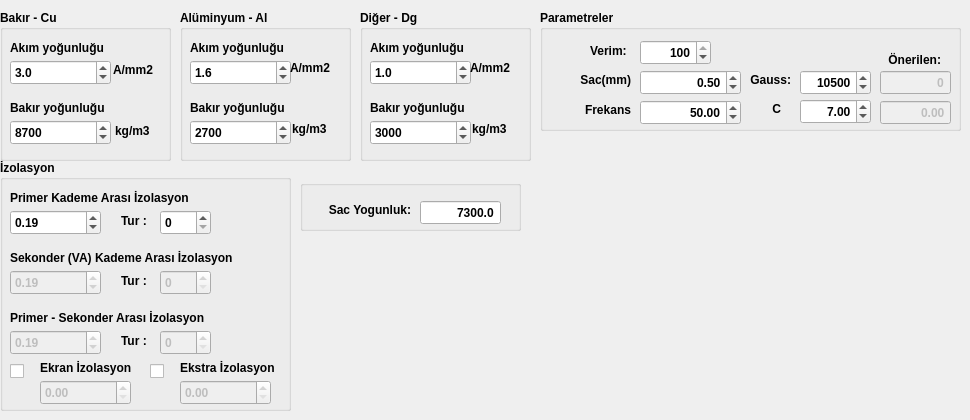
    <widget class="QWidget" name="izolasyon_m_h">
     <widget class="QGroupBox" name="groupBox_17">
      <property name="geometry">
       <rect>
        <x>0</x>
        <y>160</y>
        <width>291</width>
        <height>251</height>
       </rect>
      </property>
      <property name="font">
       <font>
        <weight>75</weight>
        <bold>true</bold>
       </font>
      </property>
      <property name="title">
       <string>İzolasyon</string>
      </property>
      <widget class="QDoubleSpinBox" name="doubleSpinBox_primer_izo_deg">
       <property name="geometry">
        <rect>
         <x>10</x>
         <y>50</y>
         <width>91</width>
         <height>25</height>
        </rect>
       </property>
       <property name="value">
        <double>0.190000000000000</double>
       </property>
      </widget>
      <widget class="QLabel" name="label_78">
       <property name="geometry">
        <rect>
         <x>10</x>
         <y>30</y>
         <width>211</width>
         <height>16</height>
        </rect>
       </property>
       <property name="text">
        <string>Primer Kademe Arası İzolasyon</string>
       </property>
      </widget>
      <widget class="QDoubleSpinBox" name="doubleSpinBox_sekonder_izo_deg">
       <property name="enabled">
        <bool>false</bool>
       </property>
       <property name="geometry">
        <rect>
         <x>10</x>
         <y>110</y>
         <width>91</width>
         <height>25</height>
        </rect>
       </property>
       <property name="value">
        <double>0.190000000000000</double>
       </property>
      </widget>
      <widget class="QLabel" name="label_79">
       <property name="geometry">
        <rect>
         <x>10</x>
         <y>90</y>
         <width>261</width>
         <height>16</height>
        </rect>
       </property>
       <property name="text">
        <string>Sekonder (VA) Kademe Arası İzolasyon</string>
       </property>
      </widget>
      <widget class="QDoubleSpinBox" name="doubleSpinBox_pri_sek_izo_deg">
       <property name="enabled">
        <bool>false</bool>
       </property>
       <property name="geometry">
        <rect>
         <x>10</x>
         <y>170</y>
         <width>91</width>
         <height>25</height>
        </rect>
       </property>
       <property name="value">
        <double>0.190000000000000</double>
       </property>
      </widget>
      <widget class="QLabel" name="label_80">
       <property name="geometry">
        <rect>
         <x>10</x>
         <y>150</y>
         <width>291</width>
         <height>16</height>
        </rect>
       </property>
       <property name="text">
        <string>Primer - Sekonder Arası İzolasyon</string>
       </property>
      </widget>
      <widget class="QLabel" name="label_81">
       <property name="geometry">
        <rect>
         <x>40</x>
         <y>200</y>
         <width>111</width>
         <height>16</height>
        </rect>
       </property>
       <property name="text">
        <string>Ekran İzolasyon</string>
       </property>
      </widget>
      <widget class="QDoubleSpinBox" name="doubleSpinBox_ekran_izo_deg">
       <property name="enabled">
        <bool>false</bool>
       </property>
       <property name="geometry">
        <rect>
         <x>40</x>
         <y>220</y>
         <width>91</width>
         <height>25</height>
        </rect>
       </property>
       <property name="value">
        <double>0.000000000000000</double>
       </property>
      </widget>
      <widget class="QDoubleSpinBox" name="doubleSpinBox_ekstra_izo_deg">
       <property name="enabled">
        <bool>false</bool>
       </property>
       <property name="geometry">
        <rect>
         <x>180</x>
         <y>220</y>
         <width>91</width>
         <height>25</height>
        </rect>
       </property>
       <property name="value">
        <double>0.000000000000000</double>
       </property>
      </widget>
      <widget class="QLabel" name="label_82">
       <property name="geometry">
        <rect>
         <x>180</x>
         <y>200</y>
         <width>111</width>
         <height>16</height>
        </rect>
       </property>
       <property name="text">
        <string>Ekstra İzolasyon</string>
       </property>
      </widget>
      <widget class="QDoubleSpinBox" name="doubleSpinBox_primer_izo_tur">
       <property name="geometry">
        <rect>
         <x>160</x>
         <y>50</y>
         <width>51</width>
         <height>25</height>
        </rect>
       </property>
       <property name="decimals">
        <number>0</number>
       </property>
      </widget>
      <widget class="QLabel" name="label_83">
       <property name="geometry">
        <rect>
         <x>121</x>
         <y>53</y>
         <width>31</width>
         <height>16</height>
        </rect>
       </property>
       <property name="text">
        <string>Tur : </string>
       </property>
      </widget>
      <widget class="QDoubleSpinBox" name="doubleSpinBox_sekonder_izo_tur">
       <property name="enabled">
        <bool>false</bool>
       </property>
       <property name="geometry">
        <rect>
         <x>160</x>
         <y>110</y>
         <width>51</width>
         <height>25</height>
        </rect>
       </property>
       <property name="decimals">
        <number>0</number>
       </property>
      </widget>
      <widget class="QLabel" name="label_114">
       <property name="geometry">
        <rect>
         <x>121</x>
         <y>113</y>
         <width>31</width>
         <height>16</height>
        </rect>
       </property>
       <property name="text">
        <string>Tur : </string>
       </property>
      </widget>
      <widget class="QDoubleSpinBox" name="doubleSpinBox_pri_sek_izo_tur">
       <property name="enabled">
        <bool>false</bool>
       </property>
       <property name="geometry">
        <rect>
         <x>160</x>
         <y>170</y>
         <width>51</width>
         <height>25</height>
        </rect>
       </property>
       <property name="decimals">
        <number>0</number>
       </property>
      </widget>
      <widget class="QLabel" name="label_166">
       <property name="geometry">
        <rect>
         <x>121</x>
         <y>173</y>
         <width>31</width>
         <height>16</height>
        </rect>
       </property>
       <property name="text">
        <string>Tur : </string>
       </property>
      </widget>
      <widget class="QCheckBox" name="checkBox_ekran_sec">
       <property name="geometry">
        <rect>
         <x>10</x>
         <y>200</y>
         <width>31</width>
         <height>22</height>
        </rect>
       </property>
       <property name="text">
        <string/>
       </property>
      </widget>
      <widget class="QCheckBox" name="checkBox_ekstra">
       <property name="geometry">
        <rect>
         <x>150</x>
         <y>200</y>
         <width>31</width>
         <height>22</height>
        </rect>
       </property>
       <property name="text">
        <string/>
       </property>
      </widget>
     </widget>
     <widget class="QGroupBox" name="groupBox_3">
      <property name="geometry">
       <rect>
        <x>540</x>
        <y>10</y>
        <width>421</width>
        <height>121</height>
       </rect>
      </property>
      <property name="font">
       <font>
        <weight>75</weight>
        <bold>true</bold>
       </font>
      </property>
      <property name="title">
       <string>Parametreler</string>
      </property>
      <widget class="QDoubleSpinBox" name="doubleSpinBox_sac">
       <property name="geometry">
        <rect>
         <x>100</x>
         <y>60</y>
         <width>101</width>
         <height>25</height>
        </rect>
       </property>
       <property name="font">
        <font>
         <weight>75</weight>
         <bold>true</bold>
        </font>
       </property>
       <property name="layoutDirection">
        <enum>Qt::LeftToRight</enum>
       </property>
       <property name="autoFillBackground">
        <bool>false</bool>
       </property>
       <property name="alignment">
        <set>Qt::AlignRight|Qt::AlignTrailing|Qt::AlignVCenter</set>
       </property>
       <property name="value">
        <double>0.500000000000000</double>
       </property>
      </widget>
      <widget class="QLabel" name="label_4">
       <property name="geometry">
        <rect>
         <x>20</x>
         <y>60</y>
         <width>71</width>
         <height>20</height>
        </rect>
       </property>
       <property name="text">
        <string>Sac(mm)</string>
       </property>
       <property name="alignment">
        <set>Qt::AlignRight|Qt::AlignTrailing|Qt::AlignVCenter</set>
       </property>
      </widget>
      <widget class="QLabel" name="label_5">
       <property name="geometry">
        <rect>
         <x>200</x>
         <y>60</y>
         <width>51</width>
         <height>20</height>
        </rect>
       </property>
       <property name="layoutDirection">
        <enum>Qt::RightToLeft</enum>
       </property>
       <property name="text">
        <string>Gauss:</string>
       </property>
       <property name="alignment">
        <set>Qt::AlignRight|Qt::AlignTrailing|Qt::AlignVCenter</set>
       </property>
      </widget>
      <widget class="QDoubleSpinBox" name="doubleSpinBox_gauss">
       <property name="geometry">
        <rect>
         <x>260</x>
         <y>60</y>
         <width>71</width>
         <height>25</height>
        </rect>
       </property>
       <property name="font">
        <font>
         <weight>75</weight>
         <bold>true</bold>
        </font>
       </property>
       <property name="layoutDirection">
        <enum>Qt::LeftToRight</enum>
       </property>
       <property name="autoFillBackground">
        <bool>false</bool>
       </property>
       <property name="alignment">
        <set>Qt::AlignRight|Qt::AlignTrailing|Qt::AlignVCenter</set>
       </property>
       <property name="decimals">
        <number>0</number>
       </property>
       <property name="maximum">
        <double>99999.000000000000000</double>
       </property>
       <property name="value">
        <double>10500.000000000000000</double>
       </property>
      </widget>
      <widget class="QDoubleSpinBox" name="doubleSpinBox_frekans">
       <property name="geometry">
        <rect>
         <x>100</x>
         <y>90</y>
         <width>101</width>
         <height>25</height>
        </rect>
       </property>
       <property name="font">
        <font>
         <weight>75</weight>
         <bold>true</bold>
        </font>
       </property>
       <property name="layoutDirection">
        <enum>Qt::LeftToRight</enum>
       </property>
       <property name="autoFillBackground">
        <bool>false</bool>
       </property>
       <property name="alignment">
        <set>Qt::AlignRight|Qt::AlignTrailing|Qt::AlignVCenter</set>
       </property>
       <property name="value">
        <double>50.000000000000000</double>
       </property>
      </widget>
      <widget class="QLabel" name="label_6">
       <property name="geometry">
        <rect>
         <x>30</x>
         <y>90</y>
         <width>61</width>
         <height>20</height>
        </rect>
       </property>
       <property name="text">
        <string>Frekans</string>
       </property>
       <property name="alignment">
        <set>Qt::AlignRight|Qt::AlignTrailing|Qt::AlignVCenter</set>
       </property>
      </widget>
      <widget class="QLabel" name="label_7">
       <property name="geometry">
        <rect>
         <x>190</x>
         <y>89</y>
         <width>51</width>
         <height>20</height>
        </rect>
       </property>
       <property name="layoutDirection">
        <enum>Qt::RightToLeft</enum>
       </property>
       <property name="text">
        <string>C</string>
       </property>
       <property name="alignment">
        <set>Qt::AlignRight|Qt::AlignTrailing|Qt::AlignVCenter</set>
       </property>
      </widget>
      <widget class="QDoubleSpinBox" name="doubleSpinBox_c">
       <property name="geometry">
        <rect>
         <x>260</x>
         <y>89</y>
         <width>71</width>
         <height>25</height>
        </rect>
       </property>
       <property name="font">
        <font>
         <weight>75</weight>
         <bold>true</bold>
        </font>
       </property>
       <property name="layoutDirection">
        <enum>Qt::LeftToRight</enum>
       </property>
       <property name="autoFillBackground">
        <bool>false</bool>
       </property>
       <property name="alignment">
        <set>Qt::AlignRight|Qt::AlignTrailing|Qt::AlignVCenter</set>
       </property>
       <property name="value">
        <double>7.000000000000000</double>
       </property>
      </widget>
      <widget class="QDoubleSpinBox" name="doubleSpinBox_c2">
       <property name="enabled">
        <bool>false</bool>
       </property>
       <property name="geometry">
        <rect>
         <x>340</x>
         <y>90</y>
         <width>71</width>
         <height>25</height>
        </rect>
       </property>
       <property name="font">
        <font>
         <weight>75</weight>
         <bold>true</bold>
        </font>
       </property>
       <property name="layoutDirection">
        <enum>Qt::LeftToRight</enum>
       </property>
       <property name="autoFillBackground">
        <bool>false</bool>
       </property>
       <property name="alignment">
        <set>Qt::AlignRight|Qt::AlignTrailing|Qt::AlignVCenter</set>
       </property>
       <property name="buttonSymbols">
        <enum>QAbstractSpinBox::NoButtons</enum>
       </property>
      </widget>
      <widget class="QDoubleSpinBox" name="doubleSpinBox_gauss2">
       <property name="enabled">
        <bool>false</bool>
       </property>
       <property name="geometry">
        <rect>
         <x>340</x>
         <y>60</y>
         <width>71</width>
         <height>25</height>
        </rect>
       </property>
       <property name="font">
        <font>
         <weight>75</weight>
         <bold>true</bold>
        </font>
       </property>
       <property name="layoutDirection">
        <enum>Qt::LeftToRight</enum>
       </property>
       <property name="autoFillBackground">
        <bool>false</bool>
       </property>
       <property name="alignment">
        <set>Qt::AlignRight|Qt::AlignTrailing|Qt::AlignVCenter</set>
       </property>
       <property name="buttonSymbols">
        <enum>QAbstractSpinBox::NoButtons</enum>
       </property>
       <property name="decimals">
        <number>0</number>
       </property>
       <property name="maximum">
        <double>999999.000000000000000</double>
       </property>
      </widget>
      <widget class="QLabel" name="label_113">
       <property name="geometry">
        <rect>
         <x>340</x>
         <y>40</y>
         <width>61</width>
         <height>20</height>
        </rect>
       </property>
       <property name="layoutDirection">
        <enum>Qt::RightToLeft</enum>
       </property>
       <property name="text">
        <string>Önerilen:</string>
       </property>
       <property name="alignment">
        <set>Qt::AlignRight|Qt::AlignTrailing|Qt::AlignVCenter</set>
       </property>
      </widget>
      <widget class="QLabel" name="label_59">
       <property name="geometry">
        <rect>
         <x>50</x>
         <y>30</y>
         <width>41</width>
         <height>21</height>
        </rect>
       </property>
       <property name="text">
        <string>Verim:</string>
       </property>
      </widget>
      <widget class="QDoubleSpinBox" name="doubleSpinBox_karkas_verim">
       <property name="geometry">
        <rect>
         <x>100</x>
         <y>30</y>
         <width>71</width>
         <height>25</height>
        </rect>
       </property>
       <property name="font">
        <font>
         <weight>75</weight>
         <bold>true</bold>
        </font>
       </property>
       <property name="layoutDirection">
        <enum>Qt::LeftToRight</enum>
       </property>
       <property name="autoFillBackground">
        <bool>false</bool>
       </property>
       <property name="alignment">
        <set>Qt::AlignRight|Qt::AlignTrailing|Qt::AlignVCenter</set>
       </property>
       <property name="decimals">
        <number>0</number>
       </property>
       <property name="maximum">
        <double>100.000000000000000</double>
       </property>
       <property name="singleStep">
        <double>1.000000000000000</double>
       </property>
       <property name="value">
        <double>100.000000000000000</double>
       </property>
      </widget>
     </widget>
     <widget class="QGroupBox" name="groupBox_54">
      <property name="geometry">
       <rect>
        <x>360</x>
        <y>10</y>
        <width>171</width>
        <height>151</height>
       </rect>
      </property>
      <property name="sizePolicy">
       <sizepolicy hsizetype="Preferred" vsizetype="Preferred">
        <horstretch>0</horstretch>
        <verstretch>0</verstretch>
       </sizepolicy>
      </property>
      <property name="font">
       <font>
        <weight>75</weight>
        <bold>true</bold>
       </font>
      </property>
      <property name="title">
       <string>Diğer - Dg</string>
      </property>
      <widget class="QLabel" name="label_91">
       <property name="geometry">
        <rect>
         <x>10</x>
         <y>30</y>
         <width>111</width>
         <height>16</height>
        </rect>
       </property>
       <property name="text">
        <string>Akım yoğunluğu</string>
       </property>
       <property name="textFormat">
        <enum>Qt::RichText</enum>
       </property>
       <property name="scaledContents">
        <bool>false</bool>
       </property>
      </widget>
      <widget class="QDoubleSpinBox" name="doubleSpinBox_64">
       <property name="geometry">
        <rect>
         <x>10</x>
         <y>50</y>
         <width>101</width>
         <height>25</height>
        </rect>
       </property>
       <property name="decimals">
        <number>1</number>
       </property>
       <property name="value">
        <double>1.000000000000000</double>
       </property>
      </widget>
      <widget class="QLabel" name="label_92">
       <property name="geometry">
        <rect>
         <x>10</x>
         <y>90</y>
         <width>111</width>
         <height>16</height>
        </rect>
       </property>
       <property name="text">
        <string>Bakır yoğunluğu</string>
       </property>
       <property name="textFormat">
        <enum>Qt::RichText</enum>
       </property>
       <property name="scaledContents">
        <bool>false</bool>
       </property>
      </widget>
      <widget class="QDoubleSpinBox" name="doubleSpinBox_65">
       <property name="geometry">
        <rect>
         <x>10</x>
         <y>110</y>
         <width>101</width>
         <height>25</height>
        </rect>
       </property>
       <property name="decimals">
        <number>0</number>
       </property>
       <property name="maximum">
        <double>99999.000000000000000</double>
       </property>
       <property name="value">
        <double>3000.000000000000000</double>
       </property>
      </widget>
      <widget class="QLabel" name="label_93">
       <property name="geometry">
        <rect>
         <x>110</x>
         <y>50</y>
         <width>51</width>
         <height>16</height>
        </rect>
       </property>
       <property name="text">
        <string>A/mm2</string>
       </property>
       <property name="textFormat">
        <enum>Qt::RichText</enum>
       </property>
       <property name="scaledContents">
        <bool>false</bool>
       </property>
      </widget>
      <widget class="QLabel" name="label_94">
       <property name="geometry">
        <rect>
         <x>112</x>
         <y>111</y>
         <width>51</width>
         <height>16</height>
        </rect>
       </property>
       <property name="text">
        <string>kg/m3</string>
       </property>
       <property name="textFormat">
        <enum>Qt::RichText</enum>
       </property>
       <property name="scaledContents">
        <bool>false</bool>
       </property>
      </widget>
     </widget>
     <widget class="QGroupBox" name="groupBox_53">
      <property name="geometry">
       <rect>
        <x>180</x>
        <y>10</y>
        <width>171</width>
        <height>151</height>
       </rect>
      </property>
      <property name="sizePolicy">
       <sizepolicy hsizetype="Preferred" vsizetype="Preferred">
        <horstretch>0</horstretch>
        <verstretch>0</verstretch>
       </sizepolicy>
      </property>
      <property name="font">
       <font>
        <weight>75</weight>
        <bold>true</bold>
       </font>
      </property>
      <property name="title">
       <string>Alüminyum - Al</string>
      </property>
      <widget class="QLabel" name="label_85">
       <property name="geometry">
        <rect>
         <x>10</x>
         <y>30</y>
         <width>111</width>
         <height>16</height>
        </rect>
       </property>
       <property name="text">
        <string>Akım yoğunluğu</string>
       </property>
       <property name="textFormat">
        <enum>Qt::RichText</enum>
       </property>
       <property name="scaledContents">
        <bool>false</bool>
       </property>
      </widget>
      <widget class="QDoubleSpinBox" name="doubleSpinBox_62">
       <property name="geometry">
        <rect>
         <x>10</x>
         <y>50</y>
         <width>101</width>
         <height>25</height>
        </rect>
       </property>
       <property name="decimals">
        <number>1</number>
       </property>
       <property name="value">
        <double>1.600000000000000</double>
       </property>
      </widget>
      <widget class="QLabel" name="label_86">
       <property name="geometry">
        <rect>
         <x>10</x>
         <y>90</y>
         <width>111</width>
         <height>16</height>
        </rect>
       </property>
       <property name="text">
        <string>Bakır yoğunluğu</string>
       </property>
       <property name="textFormat">
        <enum>Qt::RichText</enum>
       </property>
       <property name="scaledContents">
        <bool>false</bool>
       </property>
      </widget>
      <widget class="QDoubleSpinBox" name="doubleSpinBox_63">
       <property name="geometry">
        <rect>
         <x>10</x>
         <y>110</y>
         <width>101</width>
         <height>25</height>
        </rect>
       </property>
       <property name="decimals">
        <number>0</number>
       </property>
       <property name="maximum">
        <double>99999.000000000000000</double>
       </property>
       <property name="value">
        <double>2700.000000000000000</double>
       </property>
      </widget>
      <widget class="QLabel" name="label_90">
       <property name="geometry">
        <rect>
         <x>110</x>
         <y>50</y>
         <width>51</width>
         <height>16</height>
        </rect>
       </property>
       <property name="text">
        <string>A/mm2</string>
       </property>
       <property name="textFormat">
        <enum>Qt::RichText</enum>
       </property>
       <property name="scaledContents">
        <bool>false</bool>
       </property>
      </widget>
      <widget class="QLabel" name="label_89">
       <property name="geometry">
        <rect>
         <x>112</x>
         <y>111</y>
         <width>51</width>
         <height>16</height>
        </rect>
       </property>
       <property name="text">
        <string>kg/m3</string>
       </property>
       <property name="textFormat">
        <enum>Qt::RichText</enum>
       </property>
       <property name="scaledContents">
        <bool>false</bool>
       </property>
      </widget>
     </widget>
     <widget class="QGroupBox" name="groupBox_52">
      <property name="geometry">
       <rect>
        <x>0</x>
        <y>10</y>
        <width>171</width>
        <height>151</height>
       </rect>
      </property>
      <property name="sizePolicy">
       <sizepolicy hsizetype="Preferred" vsizetype="Preferred">
        <horstretch>0</horstretch>
        <verstretch>0</verstretch>
       </sizepolicy>
      </property>
      <property name="font">
       <font>
        <weight>75</weight>
        <bold>true</bold>
       </font>
      </property>
      <property name="title">
       <string>Bakır - Cu</string>
      </property>
      <widget class="QLabel" name="label_62">
       <property name="geometry">
        <rect>
         <x>10</x>
         <y>30</y>
         <width>111</width>
         <height>16</height>
        </rect>
       </property>
       <property name="text">
        <string>Akım yoğunluğu</string>
       </property>
       <property name="textFormat">
        <enum>Qt::RichText</enum>
       </property>
       <property name="scaledContents">
        <bool>false</bool>
       </property>
      </widget>
      <widget class="QDoubleSpinBox" name="doubleSpinBox_58">
       <property name="geometry">
        <rect>
         <x>10</x>
         <y>50</y>
         <width>101</width>
         <height>25</height>
        </rect>
       </property>
       <property name="decimals">
        <number>1</number>
       </property>
       <property name="value">
        <double>3.000000000000000</double>
       </property>
      </widget>
      <widget class="QLabel" name="label_68">
       <property name="geometry">
        <rect>
         <x>10</x>
         <y>90</y>
         <width>111</width>
         <height>16</height>
        </rect>
       </property>
       <property name="text">
        <string>Bakır yoğunluğu</string>
       </property>
       <property name="textFormat">
        <enum>Qt::RichText</enum>
       </property>
       <property name="scaledContents">
        <bool>false</bool>
       </property>
      </widget>
      <widget class="QDoubleSpinBox" name="doubleSpinBox_59">
       <property name="geometry">
        <rect>
         <x>10</x>
         <y>110</y>
         <width>101</width>
         <height>25</height>
        </rect>
       </property>
       <property name="decimals">
        <number>0</number>
       </property>
       <property name="maximum">
        <double>99999.000000000000000</double>
       </property>
       <property name="value">
        <double>8700.000000000000000</double>
       </property>
      </widget>
      <widget class="QLabel" name="label_87">
       <property name="geometry">
        <rect>
         <x>113</x>
         <y>52</y>
         <width>51</width>
         <height>16</height>
        </rect>
       </property>
       <property name="text">
        <string>A/mm2</string>
       </property>
       <property name="textFormat">
        <enum>Qt::RichText</enum>
       </property>
       <property name="scaledContents">
        <bool>false</bool>
       </property>
      </widget>
      <widget class="QLabel" name="label_88">
       <property name="geometry">
        <rect>
         <x>115</x>
         <y>113</y>
         <width>51</width>
         <height>16</height>
        </rect>
       </property>
       <property name="text">
        <string>kg/m3</string>
       </property>
       <property name="textFormat">
        <enum>Qt::RichText</enum>
       </property>
       <property name="scaledContents">
        <bool>false</bool>
       </property>
      </widget>
     </widget>
     <widget class="QGroupBox" name="groupBox_19">
      <property name="geometry">
       <rect>
        <x>300</x>
        <y>180</y>
        <width>221</width>
        <height>51</height>
       </rect>
      </property>
      <property name="font">
       <font>
        <weight>75</weight>
        <bold>true</bold>
       </font>
      </property>
      <property name="title">
       <string/>
      </property>
      <widget class="QDoubleSpinBox" name="doubleSpinBox_sacYogunluk">
       <property name="enabled">
        <bool>true</bool>
       </property>
       <property name="geometry">
        <rect>
         <x>120</x>
         <y>20</y>
         <width>81</width>
         <height>25</height>
        </rect>
       </property>
       <property name="palette">
        <palette>
         <active>
          <colorrole role="Dark">
           <brush brushstyle="SolidPattern">
            <color alpha="255">
             <red>190</red>
             <green>190</green>
             <blue>190</blue>
            </color>
           </brush>
          </colorrole>
          <colorrole role="Text">
           <brush brushstyle="SolidPattern">
            <color alpha="255">
             <red>0</red>
             <green>0</green>
             <blue>0</blue>
            </color>
           </brush>
          </colorrole>
          <colorrole role="PlaceholderText">
           <brush brushstyle="SolidPattern">
            <color alpha="128">
             <red>0</red>
             <green>0</green>
             <blue>0</blue>
            </color>
           </brush>
          </colorrole>
         </active>
         <inactive>
          <colorrole role="Dark">
           <brush brushstyle="SolidPattern">
            <color alpha="255">
             <red>190</red>
             <green>190</green>
             <blue>190</blue>
            </color>
           </brush>
          </colorrole>
          <colorrole role="Text">
           <brush brushstyle="SolidPattern">
            <color alpha="255">
             <red>0</red>
             <green>0</green>
             <blue>0</blue>
            </color>
           </brush>
          </colorrole>
          <colorrole role="PlaceholderText">
           <brush brushstyle="SolidPattern">
            <color alpha="128">
             <red>0</red>
             <green>0</green>
             <blue>0</blue>
            </color>
           </brush>
          </colorrole>
         </inactive>
         <disabled>
          <colorrole role="Dark">
           <brush brushstyle="SolidPattern">
            <color alpha="255">
             <red>190</red>
             <green>190</green>
             <blue>190</blue>
            </color>
           </brush>
          </colorrole>
          <colorrole role="Text">
           <brush brushstyle="SolidPattern">
            <color alpha="255">
             <red>0</red>
             <green>0</green>
             <blue>0</blue>
            </color>
           </brush>
          </colorrole>
          <colorrole role="PlaceholderText">
           <brush brushstyle="SolidPattern">
            <color alpha="128">
             <red>0</red>
             <green>0</green>
             <blue>0</blue>
            </color>
           </brush>
          </colorrole>
         </disabled>
        </palette>
       </property>
       <property name="font">
        <font>
         <weight>75</weight>
         <bold>true</bold>
        </font>
       </property>
       <property name="layoutDirection">
        <enum>Qt::LeftToRight</enum>
       </property>
       <property name="autoFillBackground">
        <bool>false</bool>
       </property>
       <property name="alignment">
        <set>Qt::AlignRight|Qt::AlignTrailing|Qt::AlignVCenter</set>
       </property>
       <property name="buttonSymbols">
        <enum>QAbstractSpinBox::NoButtons</enum>
       </property>
       <property name="decimals">
        <number>1</number>
       </property>
       <property name="maximum">
        <double>99999.000000000000000</double>
       </property>
       <property name="value">
        <double>7300.000000000000000</double>
       </property>
      </widget>
      <widget class="QLabel" name="label_138">
       <property name="geometry">
        <rect>
         <x>10</x>
         <y>20</y>
         <width>101</width>
         <height>20</height>
        </rect>
       </property>
       <property name="text">
        <string>Sac Yogunluk:</string>
       </property>
       <property name="alignment">
        <set>Qt::AlignRight|Qt::AlignTrailing|Qt::AlignVCenter</set>
       </property>
      </widget>
     </widget>
    </widget>
